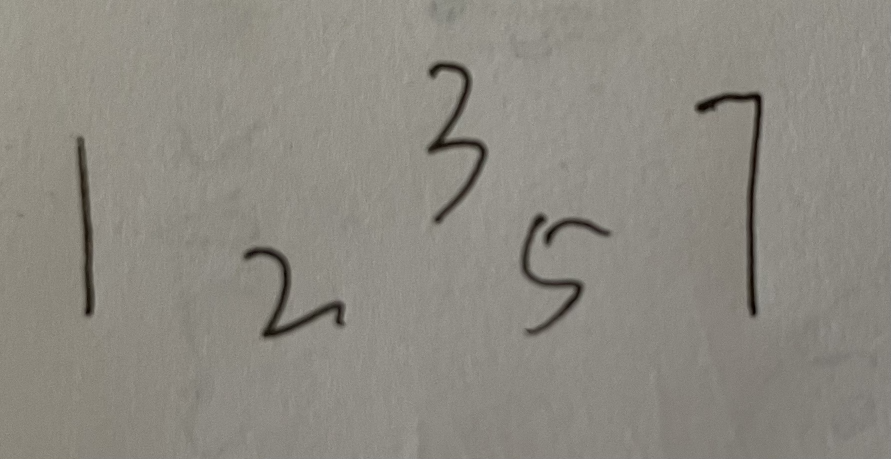
#> input picture digit_rec_v1/test_fig/no_order.png, 1782 x 918 px (shown at 1/2 size)
$ python load_image.py
#> lines starting #> are read from the running program, lines starting #| are printed output that depends on the picture; after the words box and inside, x2 and y2 are one past the last pixel; in counts of white or black regions, pixels touching at a corner belong together
'''
Author: ywt
Date: 2021-07-11 11:13:44
LastEditTime: 2021-07-12 10:38:06
LastEditors: Please set LastEditors
Description: In User Settings Edit
FilePath: /digit_rec_v1/load_image.py
'''
import cv2
import numpy as np
from PIL import Image
from imutils import contours

img = cv2.imread('test_fig/no_order.png')
#> img is the input picture: shape (918, 1782, 3); mean B, G, R 129.1, 137.2, 140.5
lowerb = (0,0,116)
upperb = (255,255,255)
back_mask = cv2.inRange(cv2.cvtColor(img, cv2.COLOR_BGR2HSV), lowerb, upperb)
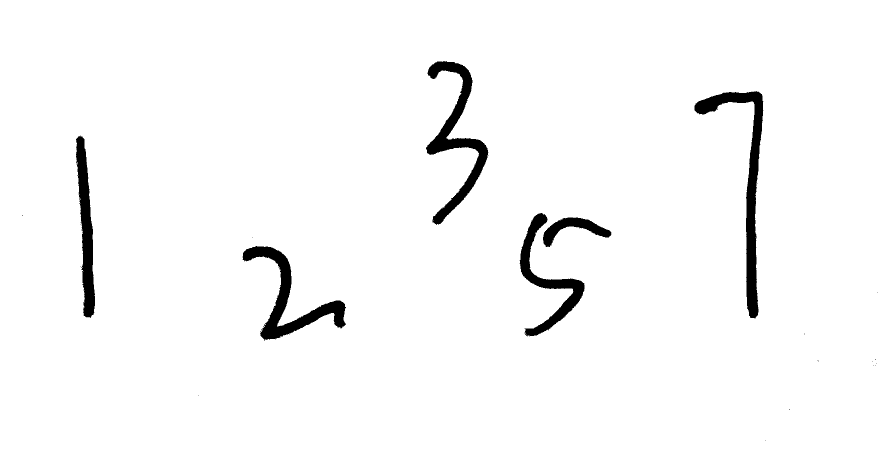
#> back_mask: shape (918, 1782) (shown at 1/2 size); 97.1% white; 27 black regions (21 under 20 px), largest, box (x1, y1, x2, y2) and area: (1389, 182, 1527, 637) 11134, (852, 122, 977, 450) 10013, (485, 492, 692, 681) 9169, (152, 271, 190, 636) 7254, (1039, 426, 1169, 673) 7238, (1086, 435, 1223, 494) 2921
cv2.imwrite('generated_fig/fig2.jpg', back_mask)

kernel = cv2.getStructuringElement(cv2.MORPH_ELLIPSE,(3,3))
back_mask = cv2.erode(back_mask, kernel, iterations=1)
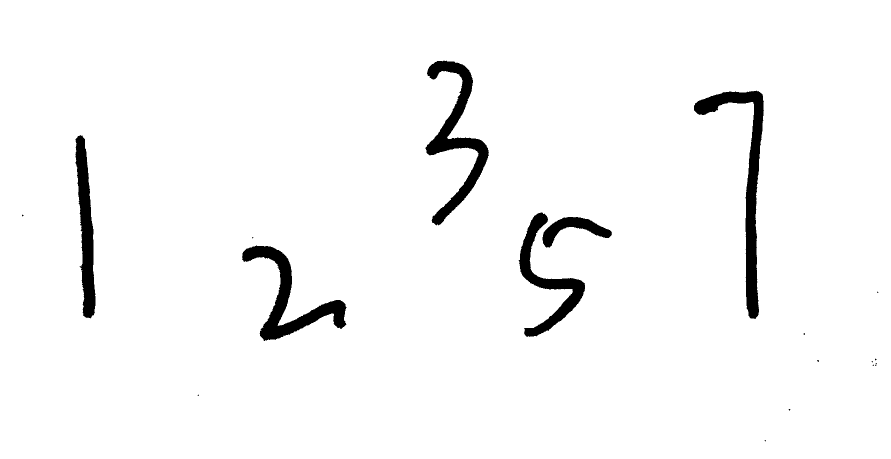
#> back_mask: shape (918, 1782) (shown at 1/2 size); 96.8% white; 18 black regions (12 under 20 px), largest, box (x1, y1, x2, y2) and area: (1388, 181, 1528, 638) 12314, (851, 121, 978, 451) 11039, (484, 491, 693, 682) 10074, (151, 270, 191, 637) 8059, (1037, 425, 1170, 674) 8020, (1085, 434, 1224, 495) 3257

num_mask = cv2.bitwise_not(back_mask)
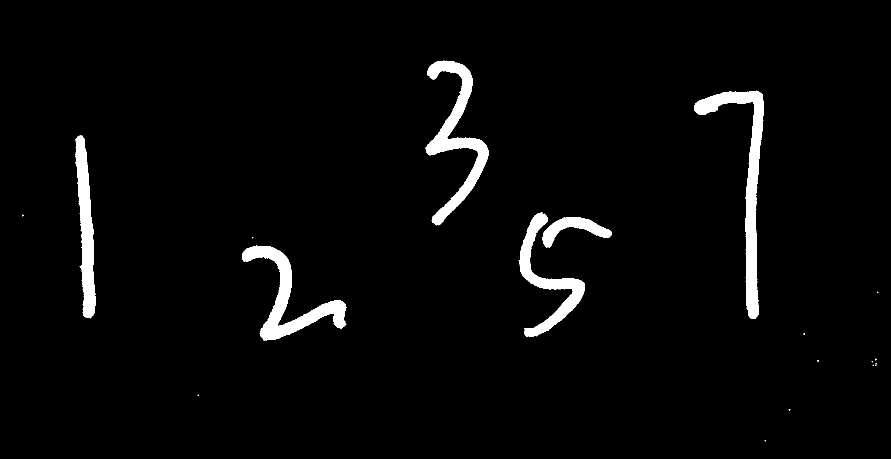
#> num_mask: shape (918, 1782) (shown at 1/2 size); 3.2% white; 18 white regions (12 under 20 px), largest, box (x1, y1, x2, y2) and area: (1388, 181, 1528, 638) 12314, (851, 121, 978, 451) 11039, (484, 491, 693, 682) 10074, (151, 270, 191, 637) 8059, (1037, 425, 1170, 674) 8020, (1085, 434, 1224, 495) 3257

num_mask = cv2.medianBlur(num_mask,3)
#> num_mask: shape (918, 1782); 3.2% white; 18 white regions (12 under 20 px)
cv2.imwrite('generated_fig/fig3.jpg', num_mask)


# find contours
contours, hier = cv2.findContours(num_mask, cv2.RETR_EXTERNAL, cv2.CHAIN_APPROX_SIMPLE)
#> contours = 18 contours, 12 with area under 20; largest, box (x1, y1, x2, y2) and area: (1388, 182, 1527, 638) 11714, (851, 121, 977, 450) 10562, (485, 491, 693, 682) 9662, (151, 271, 191, 636) 7676, (1038, 425, 1170, 673) 7653, (1085, 434, 1224, 495) 3098

canvas = cv2.cvtColor(num_mask, cv2.COLOR_GRAY2BGR)
#> canvas: shape (918, 1782, 3); 3.2% white; 18 white regions (12 under 20 px), largest, box (x1, y1, x2, y2) and area: (1388, 182, 1527, 638) 12296, (851, 121, 977, 450) 11045, (485, 491, 693, 682) 10075, (151, 271, 191, 636) 8051, (1038, 425, 1170, 673) 8020, (1085, 434, 1224, 495) 3257
def getStandardDigit(img):
    STD_WIDTH = 32
    STD_HEIGHT = 64
    height,width = img.shape

    new_width = int(width * STD_HEIGHT / height)
    if new_width > STD_WIDTH:
        new_width = STD_WIDTH

    resized_num = cv2.resize(img, (new_width,STD_HEIGHT), interpolation = cv2.INTER_NEAREST)

    canvas = np.zeros((STD_HEIGHT, STD_WIDTH))
    x = int((STD_WIDTH - new_width) / 2)
    canvas[:, x:x+new_width] = resized_num
    return canvas

minWidth = 5
minHeight = 20

imgIdx = 0 # count

axis0 = []
ord = []
for cidx,cnt in enumerate(contours):
    (x, y, w, h) = cv2.boundingRect(cnt)
    # delete contour smaller than minwidth and minheight
    if w < minWidth or h < minHeight:
        continue
    # get ROI fig
    digit = num_mask[y:y+h, x:x+w]
    digit = getStandardDigit(digit)
    ord.append(digit)
    axis0.append(x)
    imgIdx+=1
    # plot
    cv2.rectangle(canvas, pt1=(x, y), pt2=(x+w, y+h),color=(0, 255, 255), thickness=2)
    print('X:', x, '\n', 'Y:', y)
#> this loop made 18 passes
#> (y, w, h) on passes 1, 3, 4, 5, 6, 7, 10, 12: (881, 1, 1), (790, 1, 1), (730, 1, 1), (727, 2, 4), (723, 1, 1), (720, 3, 3), (584, 1, 1), (475, 1, 1)
#> (y, w, h, height in getStandardDigit, width in getStandardDigit) on passes 11, 13, 15, 16, 17, 18: (491, 208, 191, 191, 208), (434, 139, 61, 61, 139), (425, 132, 248, 248, 132), (271, 40, 365, 365, 40), (182, 139, 456, 456, 139), (121, 126, 329, 329, 126)
#| X: 485
#|  Y: 491
#| X: 1085
#|  Y: 434
#| X: 1038
#|  Y: 425
#| X: 151
#|  Y: 271
#| X: 1388
#|  Y: 182
#> (further printed lines are left out)
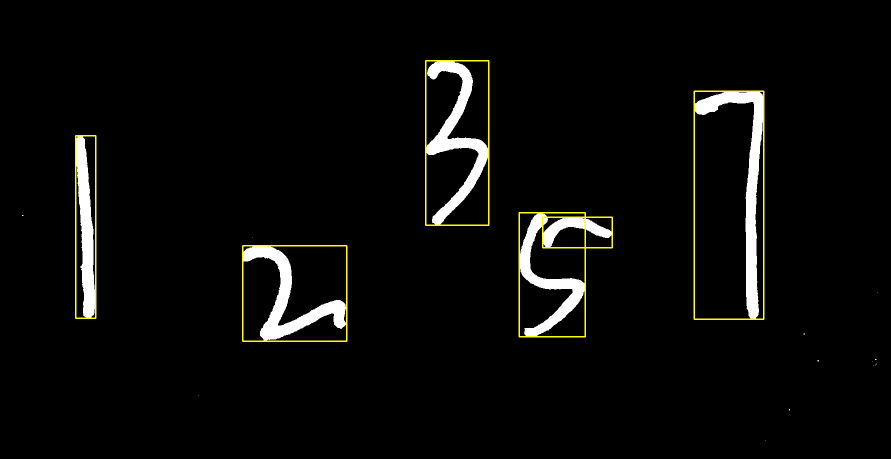
#> canvas: shape (918, 1782, 3) (shown at 1/2 size); mean B, G, R 8.1, 10.4, 10.4
#> after the loop, axis0 = [485, 1085, 1038, 151, 1388, 851]; imgIdx = 6; ord = 6 items
cv2.imwrite('after_seperate.png', canvas)

# sort(from left to right)
order = np.argsort(axis0)
#> order = [3, 0, 5, 2, 1, 4]
print(axis0)
#| [485, 1085, 1038, 151, 1388, 851]
k = 0
for i in order:
    cv2.imwrite('generated_fig/{}.png'.format(k), ord[i])
    k += 1
#> this loop made 6 passes
#> i on passes 1 to 6: 3, 0, 5, 2, 1, 4
#> pass 1, `cv2.imwrite('generated_fig/{}.png'.format(k), ord[i])`:
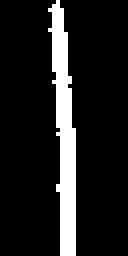
#> saved as 0.png: shape (64, 32) (shown 4 times larger); 12.2% white; 1 white region, box (x1, y1, x2, y2) and area: (12, 0, 19, 64) 249
#> pass 2, `cv2.imwrite('generated_fig/{}.png'.format(k), ord[i])`:
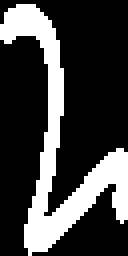
#> saved as 1.png: shape (64, 32) (shown 4 times larger); 25.3% white; 1 white region, box (x1, y1, x2, y2) and area: (0, 1, 32, 64) 518
#> after the loop, k = 6
print(order)
#| [3 0 5 2 1 4]
img28 = np.zeros([28, 28], np.uint8)
cv2.imwrite('img28.png', img28)
numbers = []


for i in range(imgIdx):
    num_mask = cv2.imread('generated_fig/{}.png'.format(i), 0)
    num_mask = cv2.resize(num_mask, (20, 20))
#> num_mask: shape (20, 20)
    cv2.imwrite('generated_fig/{}.png'.format(i), num_mask)
    img28 = Image.open('img28.png')
    num_mask = Image.open('generated_fig/{}.png'.format(i))
    img28.paste(num_mask,(4, 4))
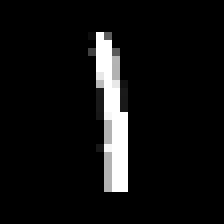
#> img28: PIL image 28x28 L (shown 8 times larger); min 0, max 255, mean 16.6
    img28 = cv2.cvtColor(np.asarray(img28), cv2.COLOR_RGB2BGR)
#> img28: shape (28, 28, 3)
    cv2.imwrite('generated_fig/{}.png'.format(i), img28)
    img28 = cv2.cvtColor(np.asarray(img28), cv2.COLOR_BGR2GRAY)
    numbers.append(img28)


numbers = np.array(numbers)
print(numbers.shape)
#| (6, 28, 28)
np.save('data/data', numbers)

print('successfully saved')
